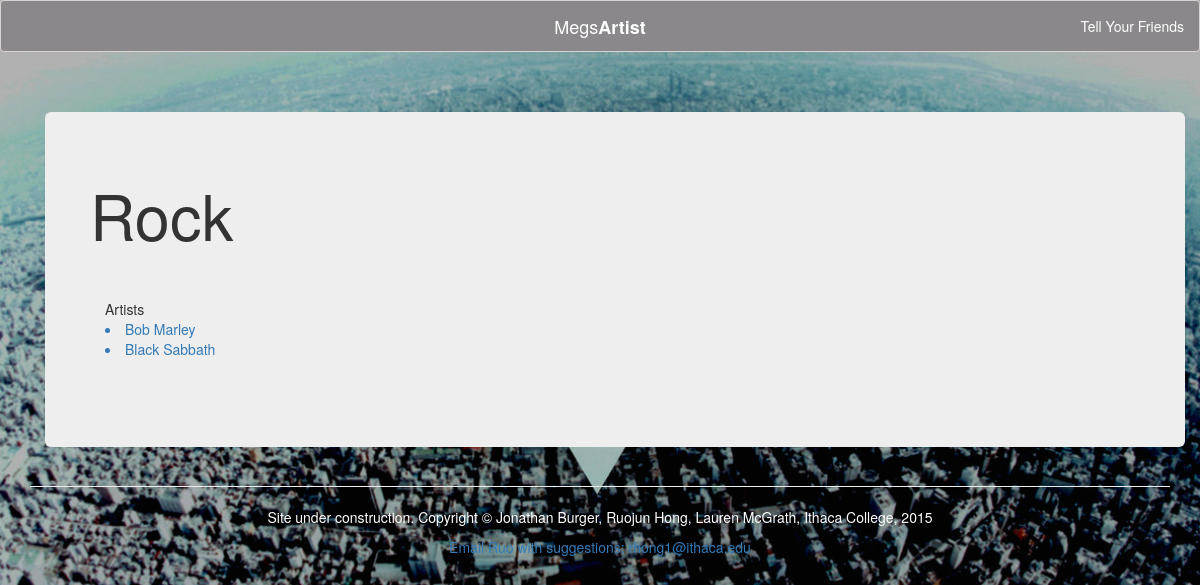
The app's page /tags/Rock, older data.
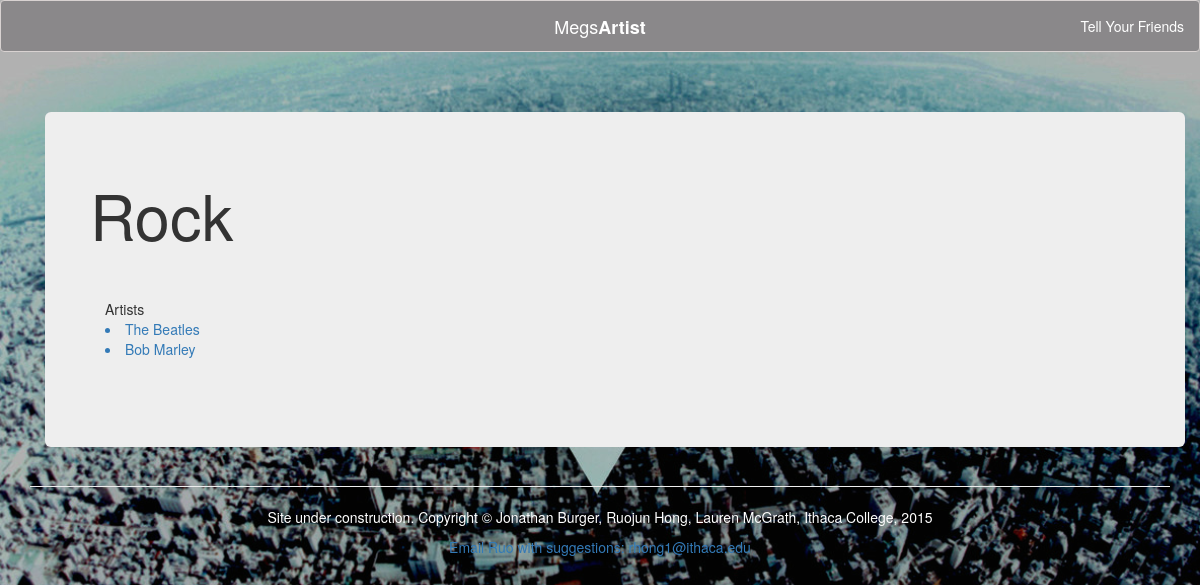
The same page, newer data.
### flaskapp.py (models this page shows)
class Artist(db.Model):
    id = db.Column(db.Integer, primary_key=True)
    name = db.Column(db.String(64), unique=True, index=True)
    description = db.Column(db.String(264), unique=False, index=True)
    image = db.Column(db.String(264), unique=False, index=True)
    tags = db.relationship('Tag', secondary=artist_to_tag,
                           backref=db.backref('artist', lazy='dynamic'))
    def __repr__(self):
        return '<Artist %r>' % self.name

### flaskapp.py (the view)
@app.route('/tags/<tagName>')
def getTag(tagName):
    tagObj = Tag.query.join(Artist.tags).filter_by(name=tagName).first()
    print(tagObj.artists)
    if tagObj is None:
        return render_template('tag.html', tagName="null")
    else:
        return render_template('tag.html', tagName=tagObj.name, artists=tagObj.artists)

### templates/tag.html (shortened to what this page needs)
{% extends "base.html" %}
{% block page_content %}
    <div class="page-header">
        {% if tagName == "null" %}
            <h1>Sorry, we have no of that tag.</h1>
        {% else %}
            <div class="container">
                <div class="jumbotron">
                    <div class="row">
                        <div class="col-md-8">
                            <div class="row">
                                <h1>{{ tagName }}</h1>
                            </div>
                        </div>
                    </div>
                    <br>
                    <br>Artists<br>
                    {% for artist in artists %}
                        <a href="/artists/{{ artist.name }}">
                            <li>{{ artist.name }}</li>
                        </a>
                    {% endfor %}
                    <br><br>
                </div>
            </div>
            </div>
        {% endif %}
    </div>
{% endblock %}

Row changes from the older to the newer data that the page shows:
removed Artist: name "Black Sabbath"
added Artist: name "The Beatles"
